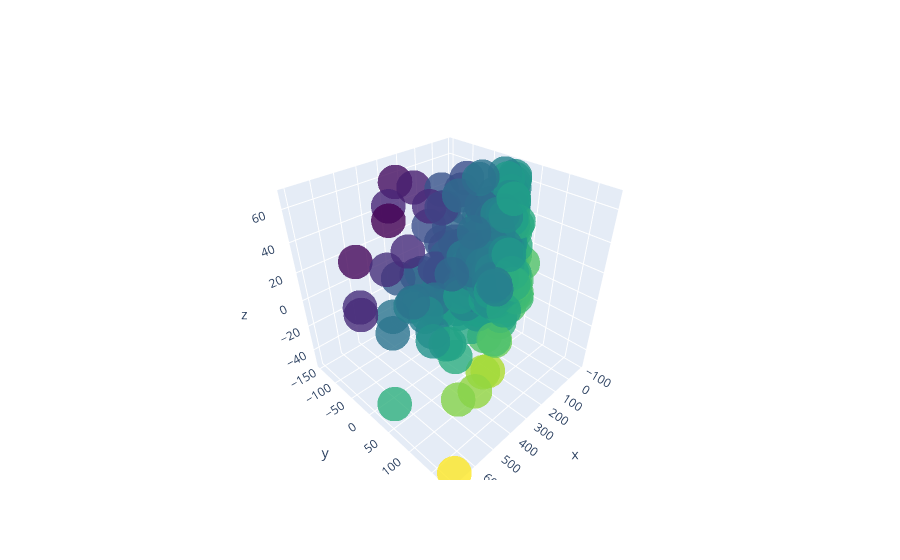

Notebook cell for this chart:
### Code cell
fig = go.Figure(data=[go.Scatter3d(
    x=ar3[:,0],
    y=ar3[:,1],
    z=ar3[:,2],
    mode='markers',
    marker=dict(
        size=12, 
        color = ar3[:,1],
        colorscale='Viridis',   # choose a colorscale
        opacity=0.8
    )
)])

fig.show()

### Figure 1 — Plotly figure (JSON) as saved in the notebook; plotly's stock layout.template omitted (floating-point values rounded to 4 significant figures; data arrays with more than 128 entries replaced by an {"elided": "..."} marker saying what was removed)
{"data": [{"marker": {"color": {"elided": "1466 float values"}, "colorscale": [[0, "#440154"], [0.1111, "#482878"], [0.2222, "#3e4989"], [0.3333, "#31688e"], [0.4444, "#26828e"], [0.5556, "#1f9e89"], [0.6667, "#35b779"], [0.7778, "#6ece58"], [0.8889, "#b5de2b"], [1, "#fde725"]], "opacity": 0.8, "size": 12}, "mode": "markers", "type": "scatter3d", "x": {"elided": "1466 float values"}, "y": {"elided": "1466 float values"}, "z": {"elided": "1466 float values"}}], "layout": {}}
